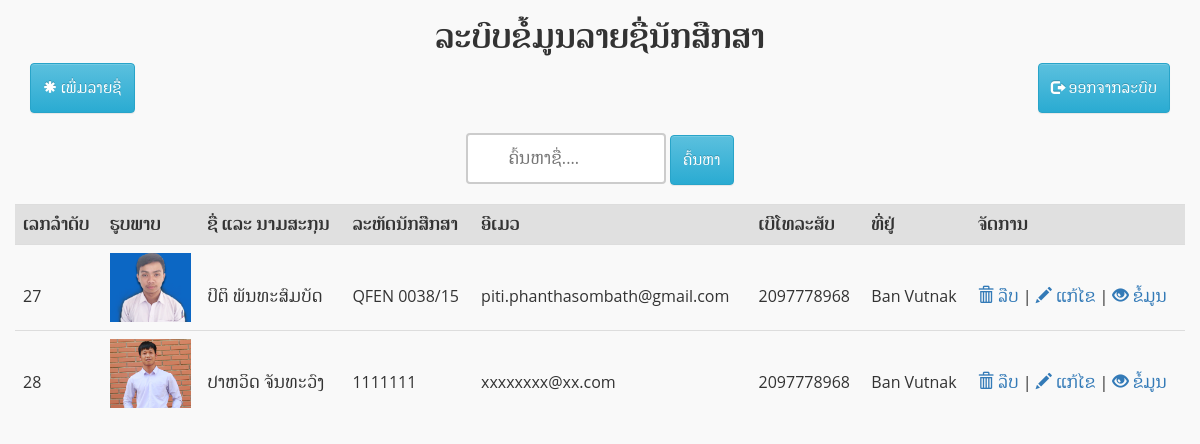
The page /admin/home.php (signed in) on the database its author committed.
### tables this page shows
CREATE TABLE `user` (
  `user_id` int(11) UNSIGNED NOT NULL,
  `user_name` varchar(191) NOT NULL,
  `user_student` varchar(191) NOT NULL,
  `user_email` varchar(50) NOT NULL,
  `user_phone` varchar(50) NOT NULL,
  `user_ban` varchar(191) NOT NULL,
  `user_img` varchar(191) NOT NULL
);

### admin/home.php (the view, shortened to what this page needs)
<?php require 'common/header.php' ?>
<?php require 'control/dbconnect.php' ?>
<link rel="stylesheet" href="assets/swal2/sweetalert2.min.css" type="text/css" />
<link href="bootstrap/css/Searchname.css" rel="stylesheet" media="screen">
<div class="container" style="text-align:center">
	<div class="">
		<h2><b>ລະບົບຂໍ້ມູນລາຍຊື່ນັກສືກສາ</b></h2>
		<div class="" style="float: right;">
			<a href="logout.php?logout">
				<button class="btn btn-info">
					<i class=" glyphicon glyphicon-log-out"></i>     ອອກຈາກລະບົບ
				</button>
			</a>
		</div>
		<div style="float: left;">
		  <a href="add_student.php">
		  	<button class="btn btn-info">
			 <i class="glyphicon glyphicon-asterisk"></i>     ເພີ່ມລາຍຊື່
		    </button>
		  </a>
		</div>
	</div>
</div>
<section>
 	<center>
<div>
 <form>
  <input type="text" id="myInput" onkeyup="myFunction()"  placeholder="ຄົ້ນຫາຊື່....">
  <button class="btn btn-info">
  	ຄົ້ນຫາ
  </button>
</form>
</div>
</center>
<div class="col-md-12">
<table id="myTable" style="margin-top: 5px" class="table table-hover">
  <tr class="color">
    <th>ເລກລຳດັບ</th>
		<th>ຮູບພາບ</th>
    <th>ຊື່ ແລະ ນາມສະກຸນ</th>
    <th>ລະຫັດນັກສືກສາ</th>
    <th>ອີເມວ</th>
    <th>ເບີໂທລະສັບ</th>
    <th>ທີ່ຢູ່</th>
    <th>ຈັດການ</th>
  </tr>
<?php
$query = "SELECT * FROM `user`" ;
$result = mysqli_query($DBcon, $query);
$rows=0;
if($result->num_rows > 0 ){
  while($row = $result->fetch_assoc()) {
    if ($rows == 0){
        echo "<div class='row'>";
     }
?>
  <tr>
    <td style="padding-top: 40px"><?php echo $row["user_id"]; ?></td>
	<td  class="col-md-1" ><a href="#"><img src="<?php echo "../img/uploads/".$row["user_img"]; ?>" alt="Responsive image" class="img-responsive"></a></td>
    <td style="padding-top: 40px"><?php echo $row["user_name"]; ?></td>
    <td style="padding-top: 40px"><?php echo $row["user_student"]; ?></td>
    <td style="padding-top: 40px"><?php echo $row["user_email"]; ?></td>
    <td style="padding-top: 40px"><?php echo $row["user_phone"]; ?></td>
    <td style="padding-top: 40px"><?php echo $row["user_ban"]; ?></td>
    <td style="padding-top: 40px">
			 <a  id="user_id" data-id="<?php echo $row["user_id"]; ?>" href="javascript:void(0)">
				 <i class="glyphicon glyphicon-trash"></i>   ລືບ</a>
			|
			<a href="edite-user.php?user_id=<?php echo $row["user_id"]; ?>">
				<i class="glyphicon glyphicon-pencil"></i>   ແກ້ໄຂ</a>
			|
			<a href="view.php?user_id=<?php echo $row["user_id"]; ?>">
				<i class="glyphicon glyphicon-eye-open"></i>   ຂໍ້ມູນ</a>
	</td>
  </tr>
<?php
    $rows++; ?>
  <?php } }
  ?>
</table>
</div>
</section>
<?php require 'common/footer.php' ?>

### admin/common/header.php (shortened to what this page needs)
<!DOCTYPE html PUBLIC>
<html xmlns="http://www.w3.org/1999/xhtml">
<head>
<link href="bootstrap/css/bootstrap.min.css" rel="stylesheet" media="screen">
<link href="bootstrap/css/bootstrap-theme.min.css" rel="stylesheet" media="screen">
<link rel="stylesheet" href="style.css" type="text/css" />
<link rel="stylesheet" href="../lao/style.css">
<link rel="stylesheet" href="loader.css"/>
</head>
<body onload="myFunction()" style="margin:0;">

### admin/common/footer.php
</body>
</html>

### admin/style.css (style rules this page uses)
body { background:#f9f9f9; }

### lao/style.css (style rules this page uses)
html, body, div, h1, h2, h3, h4, h5, h6, p, blockquote, pre, a, abbr, acronym, address, big, cite, code, del, dfn, em, font, ins, kbd, q, s, samp, small, strike, strong, sub, sup, tt, var, dl, dt, dd, ol, ul, li, fieldset, form, label, legend, table, caption, tbody, tfoot, thead, tr, th, td, textarea, input, .entry-title, .entry-header { font-family: "Open Sans", Helvetica, Arial, sans-serif,'Noto Serif Lao' !important; }

### rows shown on the page
user: user_id "27", user_img (picture), user_name "ປິຕິ ພັນທະສົມບັດ", user_student "QFEN 0038/15", user_email "piti.phanthasombath@gmail.com", user_phone "2097778968", user_ban "Ban Vutnak"
user: user_id "28", user_img (picture), user_name "ປາຫວິດ ຈັນທະວົງ", user_student "1111111", user_email "xxxxxxxx@xx.com", user_phone "2097778968", user_ban "Ban Vutnak"
